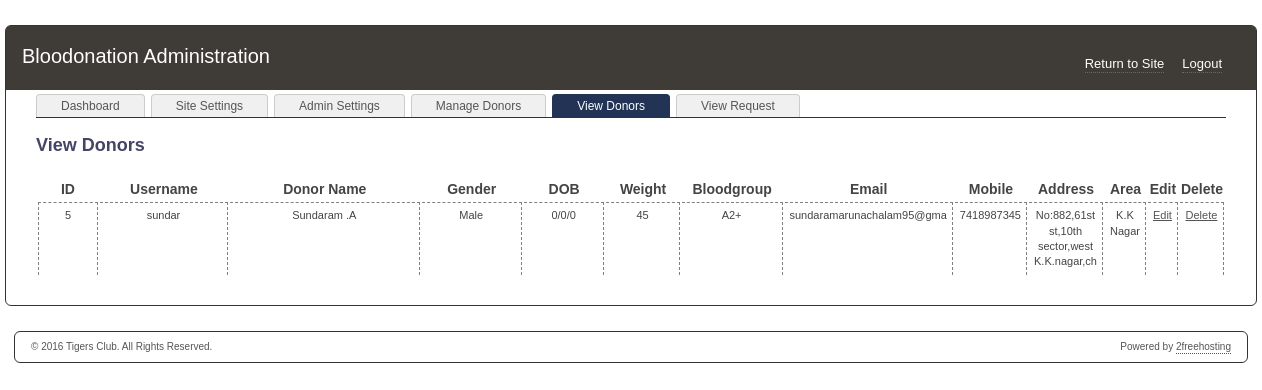
The app's page /admin/count_view.php?bloodgroup=A2+ (signed in) with its own data.
### tables this page shows
CREATE TABLE IF NOT EXISTS `settings` (
  `setting` varchar(255) NOT NULL,
  `value` text NOT NULL,
  PRIMARY KEY (`setting`)
);

CREATE TABLE IF NOT EXISTS `donor` (
  `id` int(10) unsigned NOT NULL AUTO_INCREMENT,
  `date` timestamp NOT NULL DEFAULT CURRENT_TIMESTAMP,
  `username` varchar(15) NOT NULL,
  `password` varchar(100) NOT NULL,
  `fullname` varchar(25) NOT NULL,
  `gender` varchar(6) NOT NULL DEFAULT '',
  `day` int(2) NOT NULL,
  `month` int(2) NOT NULL,
  `year` int(4) NOT NULL,
  `weight` int(3) NOT NULL,
  `bloodgroup` varchar(5) NOT NULL,
  `email` varchar(25) NOT NULL,
  `mobile` varchar(113) NOT NULL,
  `address` varchar(250) NOT NULL,
  `city` varchar(25) NOT NULL,
  `bio` varchar(250) NOT NULL,
  PRIMARY KEY (`id`),
  UNIQUE KEY `username` (`username`)
);

### utils/config.php (called while the page is built, shortened)
<?php
$table_prefix = "";
?>

### utils/functions.php (called while the page is built, shortened)
<?php
$conn = mysqli_connect($host, $username, $password, $db_name);
$site_copyright = get_config('site_copyright');
function get_config($setting_name) {
	global $table_prefix;
	global $conn;
	$setting_name = mysqli_real_escape_string($conn, $setting_name);
	$setting_query = mysqli_query($conn,"SELECT `value` FROM `" . $table_prefix . "settings` WHERE `setting` = '" .$setting_name. "'");
	while($row = mysqli_fetch_array($setting_query)) {
	return $row[0];
	}
}
function prevent_sql($data) {
   $data = trim($data);
   $data = stripslashes($data);
   $data = htmlspecialchars($data);
   return $data;
}
?>

### admin/count_view.php (the view, shortened to what this page needs)
<?php
include '../utils/config.php';
include("../utils/functions.php");
	if(isset($_REQUEST["bloodgroup"]))
	{
	$req = prevent_sql($_REQUEST["bloodgroup"]);
	}
	else
	{
		$req = "";
	}
	if(isset($_REQUEST["area"]))
	{
    $req2 = prevent_sql($_REQUEST["area"]);
	}
	else
	{
		$req2 = "";
	}
$files_limit = 15;
if(isset($_GET["page"]))
{
	$page = $_GET["page"];
}
else
{
	$page = 1;
};
if($page){
  $start = ($page - 1) * $files_limit;
}else{
  $start = 0;
}
	if($req!="" && $req2!="")
	$files_result = mysqli_query($conn,"SELECT * FROM donor WHERE bloodgroup='$req' AND city='$req2' ORDER BY id DESC LIMIT $start, $files_limit");
	else if($req=="" && $req2!="")
	$files_result = mysqli_query($conn,"SELECT * FROM donor WHERE city='$req2' ORDER BY id DESC LIMIT $start, $files_limit");
	else if($req!="" && $req2=="")
	$files_result = mysqli_query($conn,"SELECT * FROM donor WHERE bloodgroup='$req' ORDER BY id DESC LIMIT $start, $files_limit");
	else if($req=="" || $req2=="")
	{
	if((isset($req)) && (isset($req2)))
	$files_result = mysqli_query($conn,"SELECT * FROM donor ORDER BY id DESC LIMIT $start, $files_limit");
	}
include("./admin_header.php");
?>
  <div id="content">
    <ul id="topTabs">
      <li><a href="./index.php">Dashboard</a></li>
      <li><a href="./site_settings.php">Site Settings</a></li>
      <li><a href="./admin_settings.php">Admin Settings</a></li>
      <li><a href="./manage_donors.php">Manage Donors</a></li>
      <li class="selected"><a href="./count_view.php">View Donors</a></li>
	  <li><a href="./count_rqst.php">View Request</a></li>
    </ul>
    <h2>View Donors</h2>
    <table width="100%" border="0" class="files">
      <tr>
        <td width="8%" align="center"><b>ID</b></td>
        <td width="15%" align="center"><b>Username</b></td>
        <td width="25%" align="center"><b>Donor Name</b></td>
        <td width="12%" align="center"><b>Gender</td>
        <td width="10%" align="center"><b>DOB</b></td>
        <td width="8%" align="center"><b>Weight</b></td>
		<td width="10%" align="center"><b>Bloodgroup</b></td>
		<td width="30%" align="center"><b>Email</b></td>
		<td width="15%" align="center"><b>Mobile</b></td>
		<td width="15%" align="center"><b>Address</b></td>
		<td width="15%" align="center"><b>Area</b></td>
		<td width="15%" align="center"><b>Edit</b></td>
		<td width="15%" align="center"><b>Delete</b></td>
      </tr>
<?php while($files_row = mysqli_fetch_array($files_result)) { ?>
      <tr class="file">
        <td align="center" valign="top" style="border-left: 1px dashed grey; border-top: 1px dashed grey; border-right: 1px dashed grey; padding: 5px 5px 5px 5px;"><?php print($files_row['id']); ?></td>
		<td align="center" valign="top" style="border-top: 1px dashed grey; border-right: 1px dashed grey; padding: 5px 5px 5px 5px;"><?php print($files_row['username']); ?></td>
		<td align="center" valign="top" style="border-top: 1px dashed grey; border-right: 1px dashed grey; padding: 5px 5px 5px 5px;"><?php print($files_row['fullname']); ?></td>
		<td align="center" valign="top" style="border-top: 1px dashed grey; border-right: 1px dashed grey; padding: 5px 5px 5px 5px;"><?php print($files_row['gender']); ?></td>
		<td align="center" valign="top" style="border-top: 1px dashed grey; border-right: 1px dashed grey; padding: 5px 5px 5px 5px;"><?php print($files_row['day'].'/'.$files_row['month'].'/'.$files_row['year']); ?></td>
		<td align="center" valign="top" style="border-top: 1px dashed grey; border-right: 1px dashed grey; padding: 5px 5px 5px 5px;"><?php print($files_row['weight']); ?></td>
		<td align="center" valign="top" style="border-top: 1px dashed grey; border-right: 1px dashed grey; padding: 5px 5px 5px 5px;"><?php print($files_row['bloodgroup']); ?></td>
		<td align="center" valign="top" style="border-top: 1px dashed grey; border-right: 1px dashed grey; padding: 5px 5px 5px 5px;"><?php print($files_row['email']); ?></td>
		<td align="center" valign="top" style="border-top: 1px dashed grey; border-right: 1px dashed grey; padding: 5px 5px 5px 5px;"><?php print($files_row['mobile']); ?></td>
		<td align="center" valign="top" style="border-top: 1px dashed grey; border-right: 1px dashed grey; padding: 5px 5px 5px 5px;"><?php print($files_row['address']); ?></td>
		<td align="center" valign="top" style="border-top: 1px dashed grey; border-right: 1px dashed grey; padding: 5px 5px 5px 5px;"><?php print($files_row['city']); ?></td>
		<td align="center" valign="top" style="border-top: 1px dashed grey; border-right: 1px dashed grey; padding: 5px 5px 5px 5px;"><?php print('<a href="edit_donor.php?id='.$files_row['id'].'">Edit</a>'); ?></td>
		<td align="center" valign="top" style="border-top: 1px dashed grey; border-right: 1px dashed grey; padding: 5px 5px 5px 5px;"><?php print('<a href="delete_donor.php?id='.$files_row['id'].'">Delete</a>'); ?></td>
	  </tr>
<?php } ?>
    </table>
	</div>
<?php
include("./admin_footer.php");
?>

### admin/admin_header.php (shortened to what this page needs)
<!DOCTYPE html PUBLIC "-//W3C//DTD XHTML 1.0 Transitional//EN" "http://www.w3.org/TR/xhtml1/DTD/xhtml1-transitional.dtd">
<html xmlns="http://www.w3.org/1999/xhtml">
<head>
<link type="text/css" href="./stylesheet.css" rel="stylesheet" />
</head>
<body>
<div id="wrapper">
  <div id="header">
    <div id="logo">
      <a href="./index.php"><?php print ucwords(get_config('site_name')); ?> Administration</a>
    </div>
    <ul id="headernav">
<?php
if(isset($_SESSION['adminsession'])){
?>
      <li><a href="./logout.php">Logout</a></li>
<?php
}
?>
      <li><a href="../">Return to Site</a></li>
    </ul>
  </div>

### admin/admin_footer.php (shortened to what this page needs)
</div>
<div id="footer">
  <ul id="footernav">
    <li>Powered by <a href="http://www.2freehosting.com">2freehosting</a></li>
  </ul>
  &copy; <?php print date('Y'); print ' '.$site_copyright;?>. All Rights Reserved.
</div>
</body>
</html>

### admin/stylesheet.css (style rules this page uses)
body { color:#444; font-family:Verdana, Helvetica, Arial, sans-serif; font-size:14px; line-height:1.4; margin:0; padding:0; }
h2 { color:#446; font-size:18px; margin-bottom:18px; }
a,a:visited { color:#555; }
ul,ol { margin-bottom:18px; }
#wrapper { -moz-border-radius:6px; -webkit-border-radius:6px; background-color:#fff; border:solid 1px #333; border-radius:6px; margin:25px auto; padding:0; width:1250px; }
#header { -moz-border-radius-topleft:4px; -moz-border-radius-topright:4px; -webkit-border-top-left-radius:4px; -webkit-border-top-right-radius:4px; background-color:#3f3b37; border-top-left-radius:4px; border-top-right-radius:4px; padding:16px; }
#logo { float:left; }
#logo a { color: white; text-decoration: none; font-size: 20px; }
#headernav { float:right; margin:12px 0 0; }
#headernav li { float:right; list-style-type:none; margin:0 18px 0 0; padding:0; }
#headernav li a { border-bottom:1px dotted #696969; color:#fff; font-size:13px; padding-bottom:1px; text-decoration:none; }
#content { padding:0 30px 10px; }
table.files tr.file { font-size: 11px; }
#footer { -moz-border-radius:6px; -webkit-border-radius:6px; background-color:#fff; border:solid 1px #333; border-radius:6px; color:#555; font-size:10px; margin:0 auto 20px; padding:8px 16px; width:1200px; }
#footer a,#footer a:visited { color:#555; text-decoration:none; }
#footernav { float:right; margin:0; width:400px; }
#footernav li { float:right; list-style-type:none; margin:0 0 0 18px; padding:0; }
#footernav li a { border-bottom:1px dotted #555; color:#555; padding-bottom:1px; text-decoration:none; }
#topTabs { border-bottom:solid 1px #235; float:left; margin:4px 0 0; padding:0; width:100%; }
#topTabs li { -moz-border-radius-topleft:4px; -moz-border-radius-topright:4px; -webkit-border-top-left-radius:4px; -webkit-border-top-right-radius:4px; background-color:#f0f0f0; border:solid 1px #ccc; border-bottom:0; border-top-left-radius:4px; border-top-right-radius:4px; float:left; list-style-type:none; margin:0 6px 0 0; padding:0; }
#topTabs li a { color:#555; display:block; font-size:12px; padding:3px 24px; text-decoration:none; }
#topTabs li.selected,#topTabs li:hover { background-color:#235; border:solid 1px #235; border-bottom:0; }
#topTabs li.selected a,#topTabs li:hover a { color:#fff; }

### records on screen
settings: value "Bloodonation"
donor: id "5", username "sundar", fullname "Sundaram .A", gender "Male", day "0", month "0", year "0", weight "45", bloodgroup "A2+", email "sundaramarunachalam95@gma", mobile "7418987345", address "No:882,61st st,10th sector,west K.K.nagar,ch", city "K.K Nagar"
settings: value "Tigers Club"
